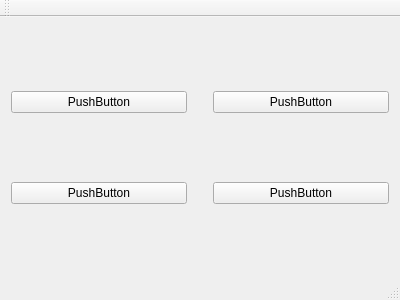
<?xml version="1.0" encoding="UTF-8"?>
<ui version="4.0">
 <class>MainWindow</class>
 <widget class="QMainWindow" name="MainWindow">
  <property name="geometry">
   <rect>
    <x>0</x>
    <y>0</y>
    <width>400</width>
    <height>300</height>
   </rect>
  </property>
  <property name="windowTitle">
   <string>MainWindow</string>
  </property>
  <widget class="QWidget" name="centralWidget">
   <layout class="QGridLayout" name="gridLayout">
    <item row="0" column="0">
     <widget class="QPushButton" name="pushButton">
      <property name="text">
       <string>PushButton</string>
      </property>
     </widget>
    </item>
    <item row="1" column="3">
     <widget class="QPushButton" name="pushButton_4">
      <property name="text">
       <string>PushButton</string>
      </property>
     </widget>
    </item>
    <item row="1" column="0">
     <widget class="QPushButton" name="pushButton_3">
      <property name="text">
       <string>PushButton</string>
      </property>
     </widget>
    </item>
    <item row="0" column="3">
     <widget class="QPushButton" name="pushButton_2">
      <property name="text">
       <string>PushButton</string>
      </property>
     </widget>
    </item>
    <item row="0" column="1">
     <spacer name="horizontalSpacer">
      <property name="orientation">
       <enum>Qt::Horizontal</enum>
      </property>
      <property name="sizeType">
       <enum>QSizePolicy::Fixed</enum>
      </property>
      <property name="sizeHint" stdset="0">
       <size>
        <width>20</width>
        <height>20</height>
       </size>
      </property>
     </spacer>
    </item>
   </layout>
  </widget>
  <widget class="QMenuBar" name="menuBar">
   <property name="geometry">
    <rect>
     <x>0</x>
     <y>0</y>
     <width>400</width>
     <height>22</height>
    </rect>
   </property>
  </widget>
  <widget class="QToolBar" name="mainToolBar">
   <attribute name="toolBarArea">
    <enum>TopToolBarArea</enum>
   </attribute>
   <attribute name="toolBarBreak">
    <bool>false</bool>
   </attribute>
  </widget>
  <widget class="QStatusBar" name="statusBar"/>
 </widget>
 <layoutdefault spacing="6" margin="11"/>
 <resources/>
 <connections/>
</ui>
